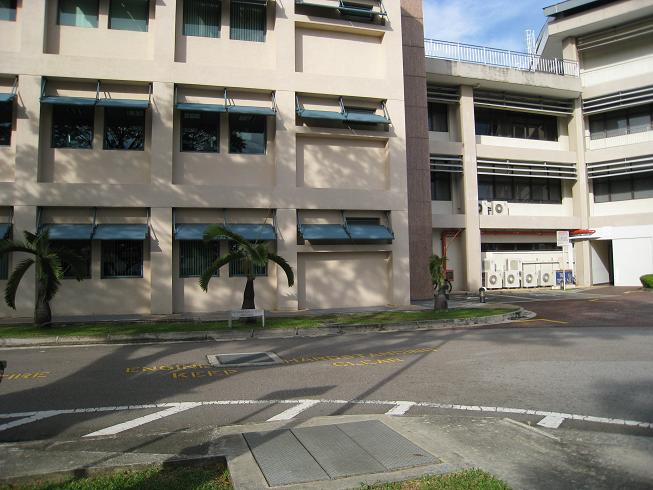
#> input picture contract/udis2/Carpark-DHW/input1.jpg, 653 x 490 px
$ python -i saliency.py   (imports and definitions only)   (older library calls are emulated)
#> lines starting #> are read from the running program, lines starting #| are printed output that depends on the picture
#> further down, picture is the input picture: shape (490, 653, 3); mean B, G, R 110, 118.6, 120.7
"""Replaceable saliency backends and Eq. (10) set variance."""
import cv2
import numpy as np
from scipy.spatial import cKDTree

def _norm(x):
 x=np.asarray(x,np.float32); lo,hi=float(x.min()),float(x.max()); return (x-lo)/(hi-lo) if hi>lo else np.zeros_like(x)
def spectral_residual(image):
 f=np.fft.fft2(image); log=np.log(np.abs(f)+1e-8); avg=cv2.blur(log.astype(np.float32),(3,3)); residual=np.exp(log-avg+1j*np.angle(f)); sal=np.abs(np.fft.ifft2(residual))**2; return _norm(cv2.GaussianBlur(sal.astype(np.float32),(9,9),2.5))
#> after `log = np.log(np.abs(f) + 1e-08)`:
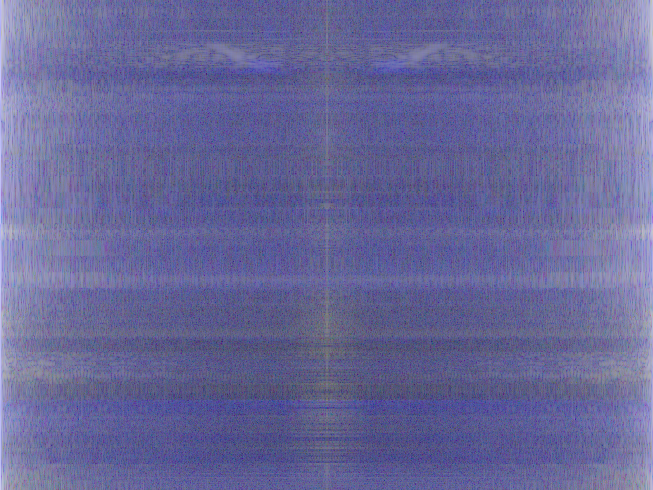
#> log: shape (490, 653, 3) float64; mean of channels 0, 1, 2 6.57, 3.51, 3.51; drawn with min black and max white
#> after `avg = cv2.blur(log.astype(np.float32), (3, 3))`:
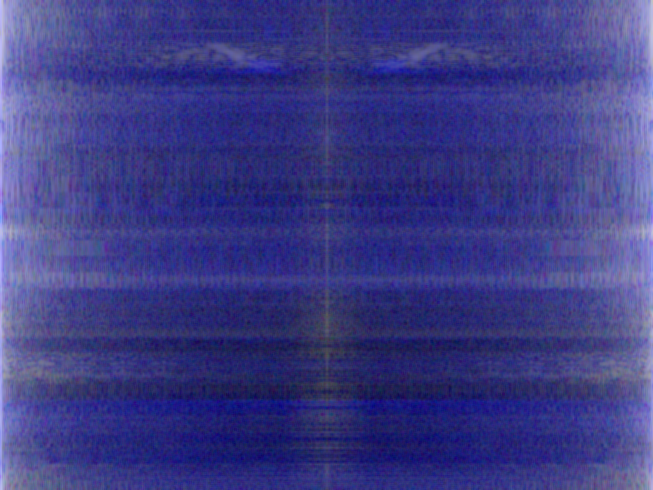
#> avg: shape (490, 653, 3) float32; mean of channels 0, 1, 2 6.57, 3.51, 3.51; drawn with min black and max white
#> after `sal = np.abs(np.fft.ifft2(residual)) ** 2`:
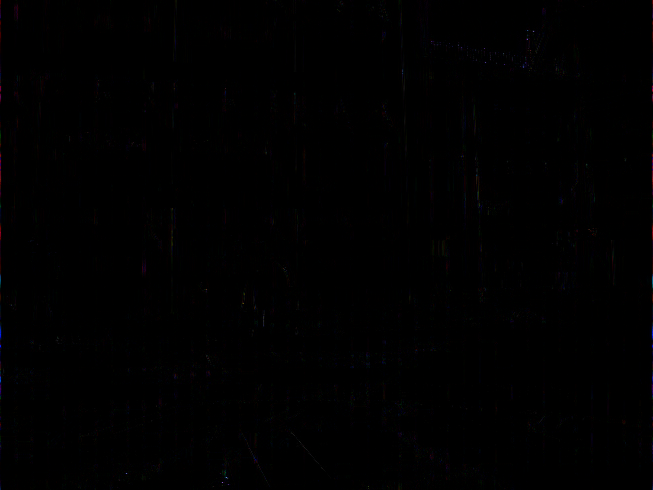
#> sal: shape (490, 653, 3) float64; mean of channels 0, 1, 2 0.000938, 0.000673, 0.000844; drawn with min black and max white
#> in _norm, `lo, hi = (float(x.min()), float(x.max()))`: lo = 8.87e-06; hi = 0.0502
def compute_saliency(image:np.ndarray,method='spectral_residual')->np.ndarray:
 if method=='spectral_residual': return spectral_residual(image)
 if method=='gradient':
  return _norm(cv2.magnitude(cv2.Sobel(image,cv2.CV_32F,1,0),cv2.Sobel(image,cv2.CV_32F,0,1)))
 if method=='intensity_variance': return _norm(cv2.blur(image*image,(9,9))-cv2.blur(image,(9,9))**2)
 if method=='fine_grained' and hasattr(cv2,'saliency'): return _norm(cv2.saliency.StaticSaliencyFineGrained_create().computeSaliency(image)[1])
 raise ValueError(f'Unavailable saliency method: {method}')
def extract_salient_points(saliency,percentile,max_points,min_distance):
 threshold=np.percentile(saliency,percentile); size=2*int(min_distance)+1; maxima=(saliency==cv2.dilate(saliency,np.ones((size,size),np.uint8)))&(saliency>threshold); ys,xs=np.where(maxima); order=np.argsort(saliency[ys,xs])[::-1][:max_points]; return np.c_[xs[order],ys[order]].astype(float)
def saliency_variance(points:np.ndarray)->float:
 p=np.asarray(points,float); return 0.0 if len(p)==0 else float(np.sqrt(np.sum((p-p.mean(0))**2)/len(p)))
def local_saliency_variance(points:np.ndarray,k=8)->np.ndarray:
 p=np.asarray(points,float)
 if not len(p): return np.empty(0)
 tree=cKDTree(p); _,ids=tree.query(p,k=min(k,len(p))); return np.array([saliency_variance(p[np.atleast_1d(i)]) for i in ids])
def match_salient_points(reference_points,target_points,H,max_distance):
 from .homography import transform_points
 projected=transform_points(target_points,H); tree=cKDTree(reference_points); d,idx=tree.query(projected,distance_upper_bound=max_distance); ok=np.isfinite(d)&(idx<len(reference_points)); return reference_points[idx[ok]],target_points[ok]

>>> import cv2
>>> picture = cv2.imread('../../contract/udis2/Carpark-DHW/input1.jpg')
>>> result = compute_saliency(picture)

$ run again, on contract/udis2/Carpark-DHW/input2.jpg
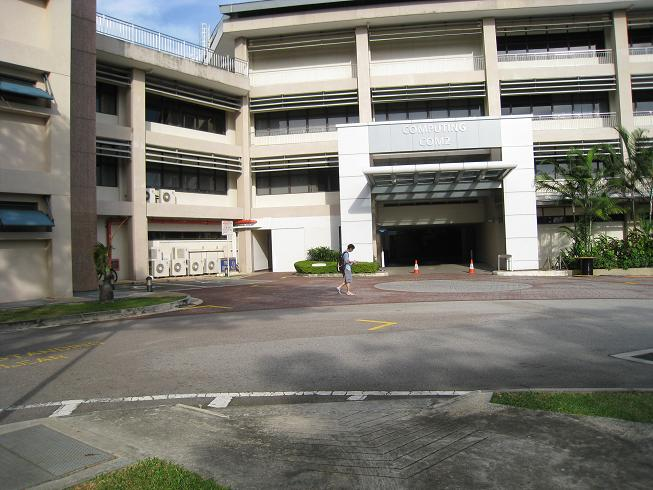
#> input picture contract/udis2/Carpark-DHW/input2.jpg, 653 x 490 px
#> picture is the input picture: shape (490, 653, 3); mean B, G, R 111.5, 119.6, 121.3
#> in spectral_residual, `avg = cv2.blur(log.astype(np.float32), (3, 3))`:
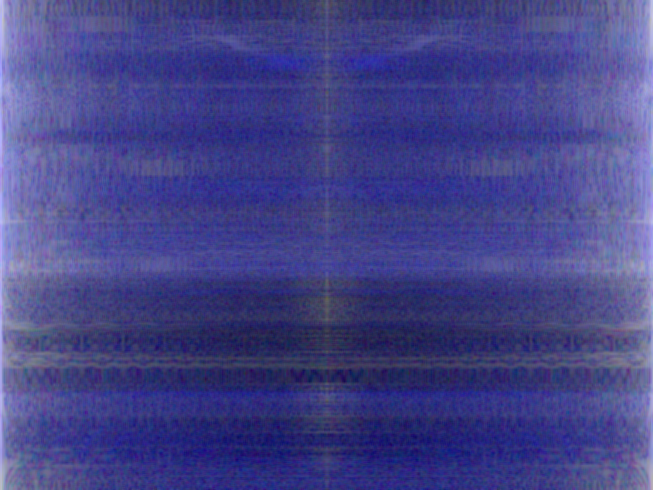
#> avg: shape (490, 653, 3) float32; mean of channels 0, 1, 2 6.52, 3.47, 3.47; drawn with min black and max white
#> in _norm, `x = np.asarray(x, np.float32)`:
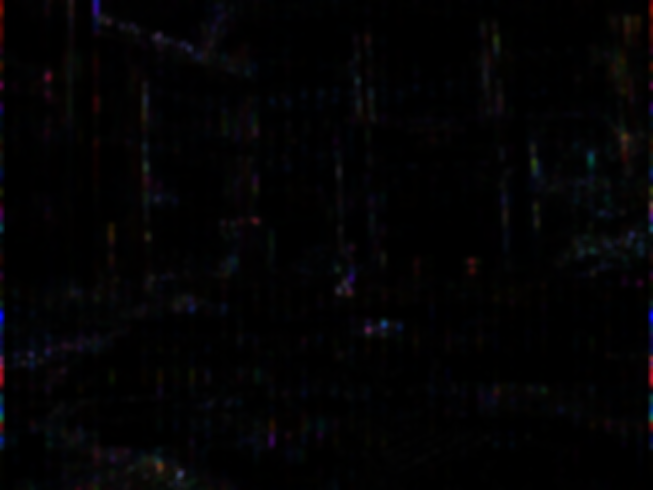
#> x: shape (490, 653, 3) float32; mean of channels 0, 1, 2 0.000882, 0.00068, 0.000762; drawn with min black and max white
#> lo = 1.28e-05; hi = 0.0536
